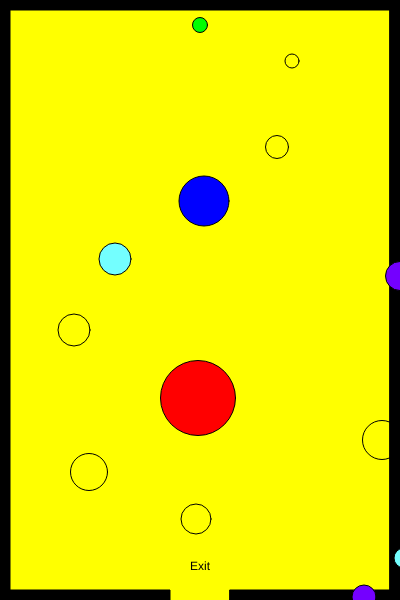
Frame 1 (no input)
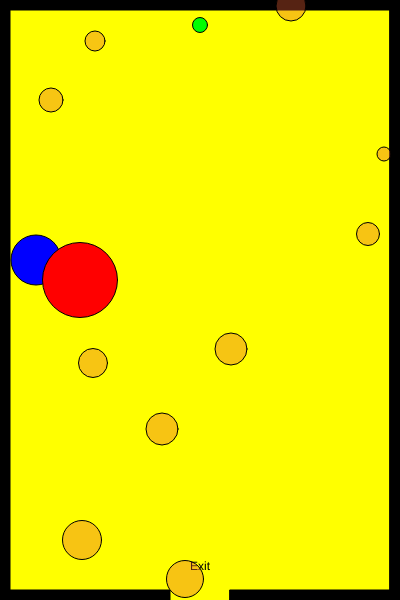
Frame 60 (no input)
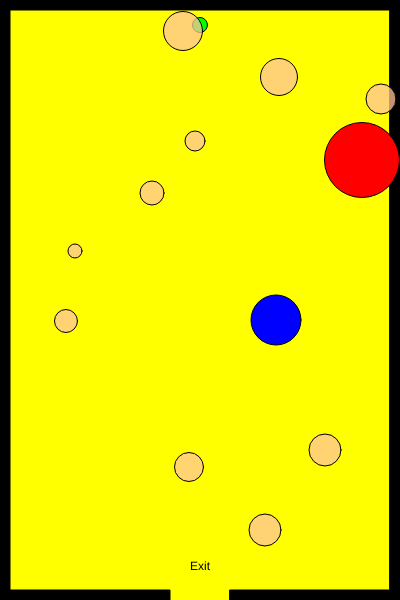
Frame 120 (the mouse pressed at the canvas centre since frame 60)

The p5.js sketch that drew these frames (run headless with seeded random() and noise() and a simulated clock; from frame 60 on, the mouse is pressed at the canvas centre):

// p5.js sketch
// ── sketch.js
var playerX = 200;
var playerY = 25;

var w = 87; 
var s = 83;
var a = 65;
var d = 68;

var obstacle1X = 200;
var obstacle1Y = 200;
var obstacle1Xspeed;
var obstacle1Yspeed;

var obstacle2X = 200;
var obstacle2Y = 400;
var obstacle2Xspeed;
var obstacle2Yspeed; 

var Xs = [];
var Ys = [];
var diameters = [];

var xSpeeds = [];
var ySpeeds = [];

var clickObstacleX;
var clickObstacleY;

function setup() {
  createCanvas(400, 600);
  obstacle1XSpeed = Math.floor(Math.random() * (Math.floor(Math.random() * 5)) + 1);
  obstacle1YSpeed = Math.floor(Math.random() * (Math.floor(Math.random() * 5)) + 1);
  
  obstacle2XSpeed = Math.floor(Math.random() * (Math.floor(Math.random() * -5)) - 1);
  obstacle2YSpeed = Math.floor(Math.random() * (Math.floor(Math.random() * -5)) - 1);
  
  Xs[0] = 50;
  Ys[0] = 50;
  diameters[0] = 30;
  
  Xs[1] = 50;
  Ys[1] = 50;
  diameters[1] = 30;
  for (var i = 0; i < 10; i++) {
        xSpeeds[i] = Math.floor(Math.random() * (Math.floor(Math.random() * 5)) + 1);
        ySpeeds[i] = Math.floor(Math.random() * (Math.floor(Math.random() * 5)) + 1);
        Xs[i] = getRandomNumber(400);
        Ys[i] = getRandomNumber(600);
        diameters[i] = getRandomNumber(45);
    }
}

function draw() {
  background(255,255,0);
  //function calls and start of draw function
wallBorder();
wallExit();
createCharacter();
moveCharacter();
youWin();
randomSpeeds();
twoObstacles();
obstacleLoop();
createObstacle();
  
  for(var i = 0; i < Xs.length; i++)
  {
    fill(Xs,Ys,diameters)
    circle(Xs[i], Ys[i], diameters [i]);
     
    xSpeeds[i] = Math.floor(Math.random() * (Math.floor(Math.random() * 5)) + 1);
    ySpeeds[i] = Math.floor(Math.random() * (Math.floor(Math.random() * 5)) + 1);

        Xs[i] += xSpeeds[i];
        Ys[i] += ySpeeds[i];
    
        if (Xs[i] > width) {
            Xs[i] = 0;
        }
        if (Xs[i] < 0) {
            Xs[i] = width;
        }
        if (Ys[i] > height) {
            Ys[i] = 0;
        }
        if (Ys[i] < 0) {
            Ys[i] = height;
        }
  }
}
//end of draw function

function wallBorder()
  {
  fill(0)
  rect(0,0,10,600)
  rect(0,0,400,10)
  rect(390,0,10,600)
  }

function twoObstacles()
  {
  fill(0,0,255);
  circle(obstacle1X,obstacle1Y,50)
  fill(255,0,0);
  circle(obstacle2X,obstacle2Y,75)
  }

function createCharacter()
{ 
  fill(0,255,0)
  circle(playerX,playerY,15)
}

function obstacleLoop()
  {
  if(obstacle1X > width)
    {
        obstacle1X = 0;
    }
    if(obstacle1X < 0)
    {
        obstacle1X = width;
    }
    if(obstacle1Y > height)
    {
        obstacle1Y = 0;
    }
    if(obstacle1Y < 0)
    {
        obstacle1Y = height;
    }
  if(obstacle2X > width)
    {
        obstacle2X = 0;
    }
    if(obstacle2X < 0)
    {
        obstacle2X = width;
    }
    if(obstacle2Y > height)
    {
        obstacle2Y = 0;
    }
    if(obstacle2Y < 0)
    {
        obstacle2Y = height;
    }
  }

function wallExit()
{
  rect(0,590,170,10)
  rect(230,590,400,10)
  text("Exit", 190,570)
}

function randomSpeeds()
  {
  obstacle1X += obstacle1XSpeed;
  obstacle1Y += obstacle1YSpeed;
  
  obstacle2X += obstacle2XSpeed;
  obstacle2Y += obstacle2YSpeed;
  }

  function moveCharacter() 
{
    if(keyIsDown(w))
    {
      playerY -= 2;   
    }
   if(keyIsDown(s))
    {
        playerY += 2;   
    }
    if(keyIsDown(a))
    {
        playerX -= 2;   
    }
    if(keyIsDown(d))
    {
        playerX += 2;   
    }
}

function youWin()
{
   if(playerY > height && playerX < height-50)
    {
        fill(0);
        textSize(26);
        text("You Win", width/2-50, height/2-50);
    }
}

function createObstacle()
  {
  fill(255,0,255)
  circle(clickObstacleX,clickObstacleY,50)
  }

  function mouseClicked()
  {
    clickObstacleX = mouseX;
    clickObstacleY = mouseY;
  }
function getRandomNumber(number) {
    return Math.floor(Math.random() * number) + 10;
}
